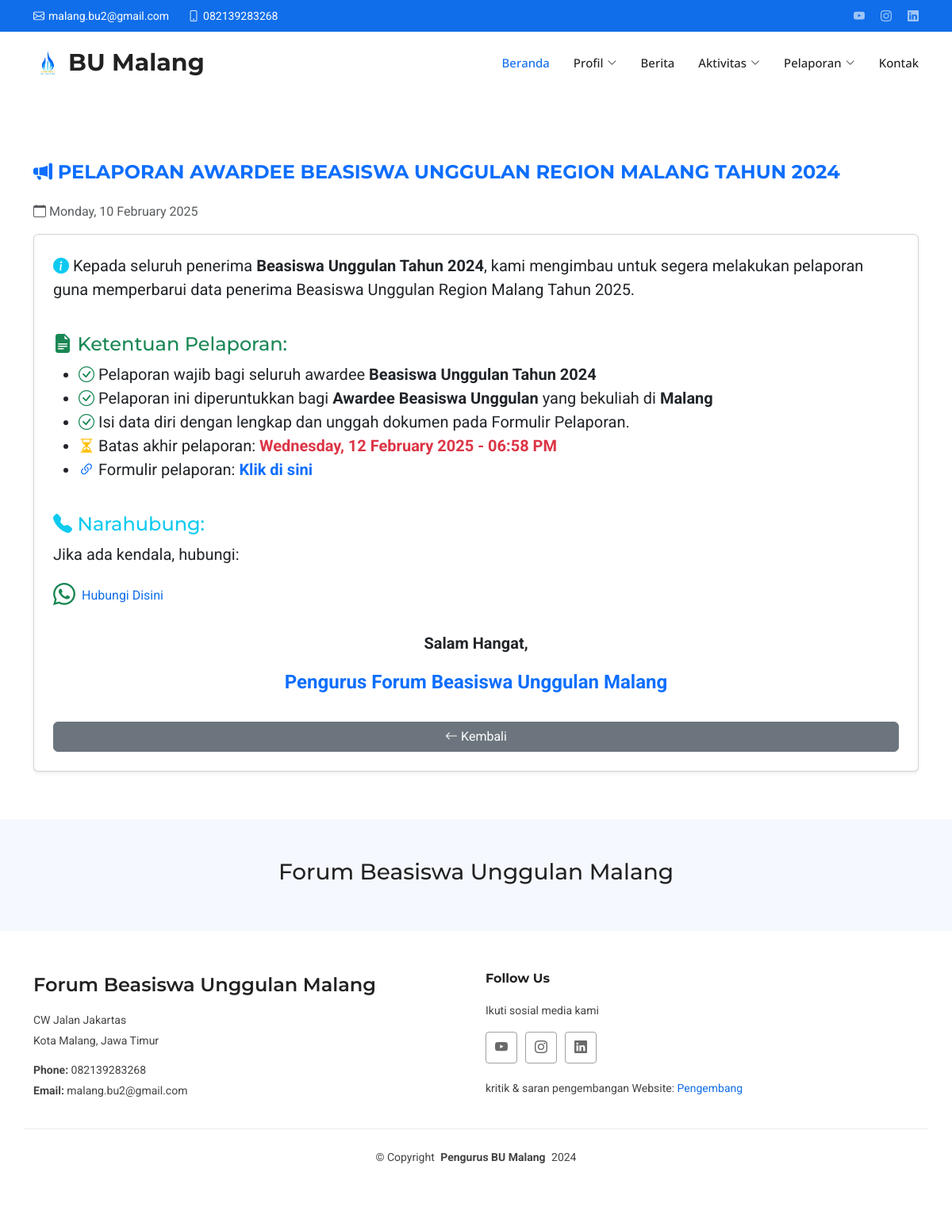
The app's page /pages/pelaporan/pel-awardee/pages-pelaporan-awardee.php?id=1 with its own data.
### tables this page shows
CREATE TABLE `footer` (
  `id_footer` int(11) NOT NULL,
  `alamat_bu` varchar(255) NOT NULL,
  `nomor_bu` varchar(255) NOT NULL,
  `email_bu` varchar(255) NOT NULL,
  `youtube_bu` varchar(255) NOT NULL,
  `ig_bu` varchar(255) NOT NULL,
  `linkedin_bu` varchar(255) NOT NULL,
  `pengembang_bu` varchar(255) NOT NULL
);

CREATE TABLE `pel_awardee` (
  `id_pel_awardee` int(11) NOT NULL,
  `waktu` date NOT NULL,
  `tahun_awardee` char(20) NOT NULL,
  `batas_pelaporan` datetime NOT NULL,
  `link` longtext NOT NULL,
  `narahubung` varchar(255) NOT NULL
);

### pages/pelaporan/pel-awardee/pages-pelaporan-awardee.php (the view, shortened to what this page needs)
<?php
include '../../../connections/conn.php';
if (isset($_GET['id'])) {
    $id_pel_awardee = $_GET['id'];
    $stmt = $conn->prepare("SELECT * FROM pel_awardee WHERE id_pel_awardee = ?");
    $stmt->bind_param("i", $id_pel_awardee);
    $stmt->execute();
    $result = $stmt->get_result();
    if ($row = $result->fetch_assoc()) {
        $tahun_awardee = htmlspecialchars($row['tahun_awardee']);
        $waktu = date('l, d F Y', strtotime($row['waktu']));
        $batas_pelaporan = date('l, d F Y - h:i A', strtotime($row['batas_pelaporan']));
        $link = htmlspecialchars($row['link']);
        $narahubung = htmlspecialchars($row['narahubung']);
    } else {
        echo "<script>alert('Pengumuman tidak ditemukan!'); window.location='pelaporan-awardee.php';</script>";
        exit;
    }
} else {
    echo "<script>alert('ID tidak ditemukan!'); window.location='pelaporan-awardee.php';</script>";
    exit;
}
function formatNomorWA($nomor)
{
    $nomor = preg_replace('/[^0-9]/', '', $nomor);
    if (substr($nomor, 0, 1) === '0') {
        $nomor = '62' . substr($nomor, 1);
    }
    return $nomor;
}
$query = "SELECT * FROM footer";
$result = $conn->query($query);
$row = $result->fetch_assoc();
$footer = [
    "alamat_bu" => $row['alamat_bu'],
    "nomor_bu" => $row['nomor_bu'],
    "email_bu" => $row['email_bu'],
    "youtube_bu" => $row['youtube_bu'],
    "ig_bu" => $row['ig_bu'],
    "linkedin_bu" => $row['linkedin_bu'],
    "pengembang_bu" => $row['pengembang_bu'],
];
?>
<!DOCTYPE html>
<html lang="en">
<?php include '../../../components/head.php' ?>
<body class="index-page">
    <header id="header" class="header sticky-top">
        <div class="topbar d-flex align-items-center">
            <div class="container d-flex justify-content-center justify-content-md-between">
                <div class="contact-info d-flex align-items-center">
                    <i class="bi bi-envelope d-flex align-items-center"><a href="<?= $footer['email_bu'] ?>"><?= $footer['email_bu'] ?></a></i>
                    <i class="bi bi-phone d-flex align-items-center ms-4"><span><?= $footer['nomor_bu'] ?></span></i>
                </div>
                <div class="social-links d-none d-md-flex align-items-center">
                    <a href="<?= $footer['youtube_bu'] ?>" class="youtube"><i class="bi bi-youtube"></i></a>
                    <a href="<?= $footer['ig_bu'] ?>" class="instagram"><i class="bi bi-instagram"></i></a>
                    <a href="<?= $footer['linkedin_bu'] ?>" class="linkedin"><i class="bi bi-linkedin"></i></a>
                </div>
            </div>
        </div>
        <div class="branding d-flex align-items-cente">
            <div class="container position-relative d-flex align-items-center justify-content-between">
                <?php include '../../../components/navbar.php' ?>
            </div>
        </div>
    </header>
    <main class="main">
        <section id="contents" class="contents section">
            <div class="container mt-4">
                <h4 class="text-primary fw-bold mb-4">
                    <i class="bi bi-megaphone-fill"></i> PELAPORAN AWARDEE BEASISWA UNGGULAN REGION MALANG TAHUN <?= $tahun_awardee ?>
                </h4>
                <p class="text-muted"><i class="bi bi-calendar"></i> <?= $waktu; ?></p>
                <div class="card p-4 shadow-sm">
                    <p class="fs-5 text-justify">
                        <i class="bi bi-info-circle-fill text-info"></i>
                        Kepada seluruh penerima <strong>Beasiswa Unggulan Tahun <?= $tahun_awardee ?></strong>,
                        kami mengimbau untuk segera melakukan pelaporan guna memperbarui data penerima Beasiswa Unggulan Region Malang Tahun 2025.
                    </p>
                    <h4 class="mt-4 text-success">
                        <i class="bi bi-file-earmark-text-fill"></i> Ketentuan Pelaporan:
                    </h4>
                    <ul class="fs-5">
                        <li><i class="bi bi-check-circle text-success"></i> Pelaporan wajib bagi seluruh awardee <strong> Beasiswa Unggulan Tahun <?= $tahun_awardee ?> </strong> </li>
                        <li><i class="bi bi-check-circle text-success"></i> Pelaporan ini diperuntukkan bagi <strong>Awardee Beasiswa Unggulan</strong> yang bekuliah di <strong> Malang </strong> </li>
                        <li><i class="bi bi-check-circle text-success"></i> Isi data diri dengan lengkap dan unggah dokumen pada Formulir Pelaporan.</li>
                        <li><i class="bi bi-hourglass-split text-warning"></i> Batas akhir pelaporan: <strong class="text-danger"><?= $batas_pelaporan ?></strong></li>
                        <li><i class="bi bi-link-45deg text-primary"></i> Formulir pelaporan:
                            <a href="<?= $link ?>" class="fw-bold text-primary" target="_blank">Klik di sini</a>
                        </li>
                    </ul>
                    <h4 class="mt-4 text-info">
                        <i class="bi bi-telephone-fill"></i> Narahubung:
                    </h4>
                    <p class="fs-5">
                        Jika ada kendala, hubungi:
                    </p>
                    <div class="d-flex align-items-center">
                        <i class="bi bi-whatsapp text-success fs-3 me-2"></i>
                        <?= ($narahubung == '-' || empty($narahubung)) ? '-' : '<a href="https://wa.me/' . formatNomorWA($narahubung) . '" target="_blank">Hubungi Disini</a>'; ?>
                    </div>
                    <div class="text-center mt-4">
                        <p class="fw-bold fs-5">Salam Hangat,</p>
                        <p class="fw-bold fs-4 text-primary">Pengurus Forum Beasiswa Unggulan Malang</p>
                    </div>
                    <a href="javascript:history.back()" class="btn btn-secondary mt-3">
                        <i class="bi bi-arrow-left"></i> Kembali
                    </a>
                </div>
            </div>
        </section>
    </main>
    <footer id="footer" class="footer">
        <div class="footer-newsletter">
            <div class="container">
                <div class="row justify-content-center text-center">
                    <div class="col-lg-6">
                        <h3>Forum Beasiswa Unggulan Malang</h5>
                    </div>
                </div>
            </div>
        </div>
        <div class="container footer-top">
            <?php include '../../../components/footer.php' ?>
        </div>
        <div class="container copyright text-center mt-4">
            <p>© <span>Copyright</span> <strong class="px-1 sitename">Pengurus BU Malang</strong> <span>2024</span></p>
        </div>
    </footer>
</body>
</html>

### components/footer.php
<div class="row gy-4">
    <div class="col-lg-6 col-md-12 footer-about">
        <a href="index.html" class="d-flex align-items-center">
            <span class="sitename">Forum Beasiswa Unggulan Malang</span>
        </a>
        <div class="footer-contact pt-3">
            <p><?= $footer['alamat_bu'] ?></p>
            <p>Kota Malang, Jawa Timur</p>
            <p class="mt-3"><strong>Phone:</strong> <span><?= $footer['nomor_bu'] ?></span></p>
            <p><strong>Email:</strong> <span><?= $footer['email_bu'] ?></span></p>
        </div>
    </div>
    <div class="col-lg-6 col-md-12">
        <h4>Follow Us</h4>
        <p>Ikuti sosial media kami</p>
        <div class="social-links d-flex">
            <a href="<?= $footer['youtube_bu'] ?>" target="_blank"><i class="bi bi-youtube"></i></a>
            <a href="<?= $footer['ig_bu'] ?>" target="_blank"><i class="bi bi-instagram"></i></a>
            <a href="<?= $footer['linkedin_bu'] ?>" target="_blank"><i class="bi bi-linkedin"></i></a>
        </div>
        <br>
        <p>kritik & saran pengembangan Website: <a href="https://wa.me/<?= $footer['pengembang_bu'] ?>" target="_blank">Pengembang</a> </p>
    </div>
</div>

### assets/css/main.css (style rules this page uses)
:root { --default-font: "Roboto", system-ui, -apple-system, "Segoe UI", Roboto, "Helvetica Neue", Arial, "Noto Sans", "Liberation Sans", sans-serif, "Apple Color Emoji", "Segoe UI Emoji", "Segoe UI Symbol", "Noto Color Emoji"; --heading-font: "Montserrat", sans-serif; --nav-font: "Open Sans", sans-serif; }
:root { --background-color: #ffffff; --default-color: #444444; --heading-color: #222222; --accent-color: #106eea; --surface-color: #ffffff; --contrast-color: #ffffff; }
:root { --nav-color: #222222; --nav-hover-color: #106eea; --nav-mobile-background-color: #ffffff; --nav-dropdown-background-color: #ffffff; --nav-dropdown-color: #222222; --nav-dropdown-hover-color: #106eea; }
:root { scroll-behavior: smooth; }
body { color: var(--default-color); background-color: var(--background-color); font-family: var(--default-font); }
a { color: var(--accent-color); text-decoration: none; transition: 0.3s; }
h1, h2, h3, h4, h5, h6 { color: var(--heading-color); font-family: var(--heading-font); }
.header { color: var(--default-color); transition: all 0.5s; z-index: 997; background-color: var(--background-color); }
.header .topbar { background-color: var(--accent-color); height: 40px; padding: 0; font-size: 14px; transition: all 0.5s; }
.header .topbar .contact-info i { font-style: normal; color: var(--contrast-color); }
.header .topbar .contact-info i a, .header .topbar .contact-info i span { padding-left: 5px; color: var(--contrast-color); }
.header .topbar .contact-info i a { line-height: 0; transition: 0.3s; }
.header .topbar .social-links a { color: color-mix(in srgb, var(--contrast-color), transparent 40%); line-height: 0; transition: 0.3s; margin-left: 20px; }
.header .branding { background-color: var(--background-color); min-height: 60px; padding: 10px 0; }
.footer { color: var(--default-color); background-color: var(--background-color); font-size: 14px; padding-bottom: 50px; position: relative; }
.footer .footer-newsletter { background-color: color-mix(in srgb, var(--accent-color), transparent 96%); padding: 50px 0; }
.footer .footer-top { padding-top: 50px; }
.footer .social-links a { display: flex; align-items: center; justify-content: center; width: 40px; height: 40px; border-radius: 4px; border: 1px solid color-mix(in srgb, var(--default-color), transparent 50%); font-size: 16px; color: color-mix(in srgb, var(--default-color), transparent 20%); margin-right: 10px; transition: 0.3s; }
.footer h4 { font-size: 16px; font-weight: bold; position: relative; padding-bottom: 12px; }
.footer .footer-about a { color: var(--heading-color); font-size: 24px; font-weight: 600; font-family: var(--heading-font); }
.footer .footer-contact p { margin-bottom: 5px; }
.footer .copyright { padding-top: 25px; padding-bottom: 25px; border-top: 1px solid color-mix(in srgb, var(--default-color), transparent 90%); }
.footer .copyright p { margin-bottom: 0; }
section, .section { color: var(--default-color); background-color: var(--background-color); padding: 60px 0; scroll-margin-top: 78px; overflow: clip; }

### records on screen
footer: email_bu "malang.bu2@gmail.com", nomor_bu "082139283268", alamat_bu "CW Jalan Jakartas"
pel_awardee: tahun_awardee "2024", waktu "Monday, 10 February 2025", batas_pelaporan "Wednesday, 12 February 2025 - 06:58 PM"
